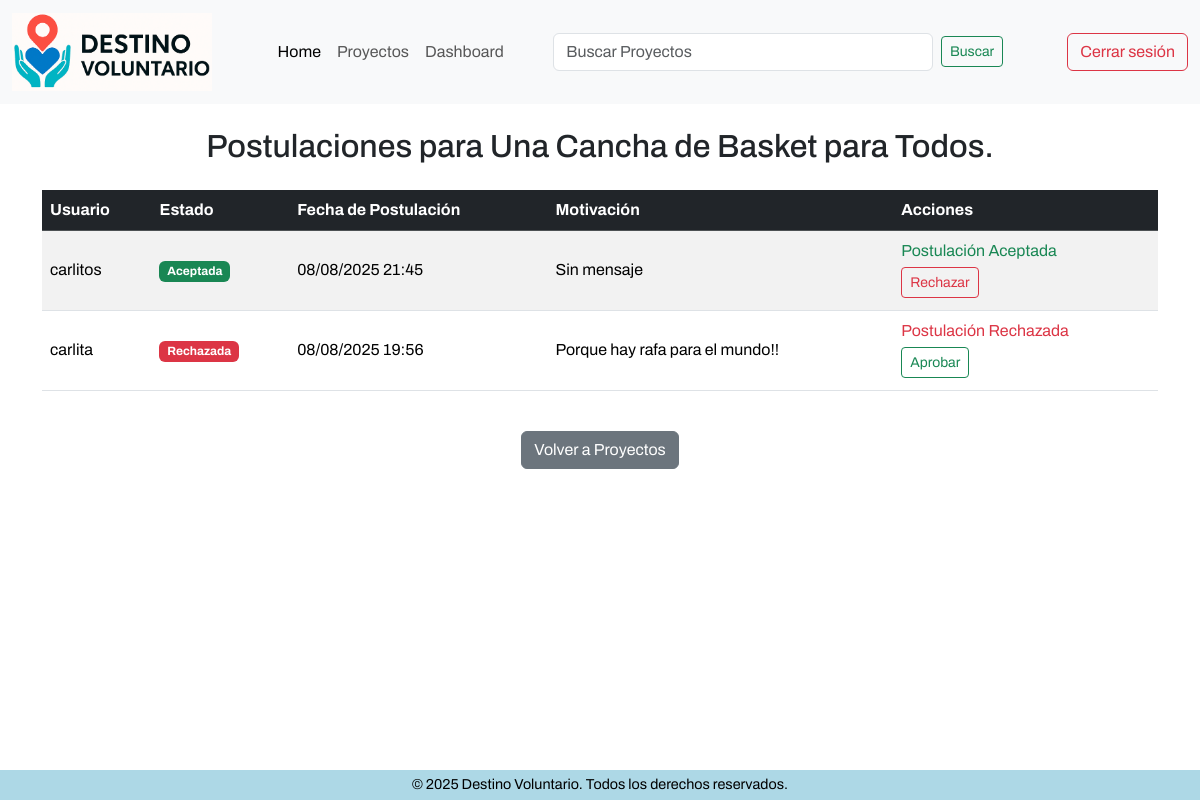
/postulaciones/listar/2/ (signed in), run on the app's committed database.
### apps/proyectos/models.py (models this page shows, shortened)
class Proyecto(models.Model):
    ESTADOS = [
        ('activo', 'Activo'),
        ('cerrado', 'Cerrado'),
        ('evaluacion', 'En Evaluación'),
        ('finalizado', 'Finalizado'),
        ('cancelado', 'Cancelado'),
        ('reactivado', 'Reactivado'),
    ]
    organizacion = models.ForeignKey(Organizacion, on_delete=models.CASCADE)
    title = models.CharField(max_length=255)
    description = models.TextField()
    location = models.CharField(max_length=255)
    image = models.ImageField(upload_to='proyectos/', blank=True, null=True)
    start_date = models.DateField()
    end_date = models.DateField()
    status = models.CharField(max_length=20, choices=ESTADOS, default='activo')

### apps/postulaciones/models.py (models this page shows, shortened)
class Postulacion(models.Model):
    ESTADOS = [
        ('pendiente', 'Pendiente'),
        ('aceptada', 'Aceptada'),
        ('rechazada', 'Rechazada'),
    ]
    voluntario = models.ForeignKey(Usuario, on_delete=models.CASCADE, limit_choices_to={'role': 'voluntario'})
    proyecto = models.ForeignKey(Proyecto, on_delete=models.CASCADE)
    motivation = models.TextField(blank=True, null=True)
    status = models.CharField(max_length=20, choices=ESTADOS, default='pendiente')
    applied_at = models.DateTimeField(auto_now_add=True)
    class Meta:
        unique_together = ('voluntario', 'proyecto') # Solo una postulación por voluntario y proyecto
        ordering = ['-applied_at'] # Ordenar por fecha de postulación descendente

### apps/core/models.py (models this page shows, shortened)
class Usuario(AbstractUser):
    ROLES = [
        ('voluntario', 'Voluntário'),
        ('organizacion', 'Organización'),
        ('admin', 'Administrador'),
    ]
    role = models.CharField(max_length=20, choices=ROLES, default='voluntario')
    date_joined = models.DateTimeField(auto_now_add=True)
    groups = models.ManyToManyField(
        Group,
        related_name='usuarios_grupo',
        blank=True,
        help_text='Grupos a los que pertenece el usuario. Un usuario puede pertenecer a múltiples grupos.',
    )
    user_permissions = models.ManyToManyField(
        Permission,
        related_name='usuarios_permiso',
        blank=True,
        help_text='Permisos específicos asignados al usuario.',
    )

### apps/postulaciones/views.py (the view)
# urls.py: path('listar/<int:proyecto_id>/', views.listar_postulaciones, name='listar_postulaciones'),
@login_required
def listar_postulaciones(request, proyecto_id):
    proyecto = Proyecto.objects.get(id=proyecto_id)
    if not proyecto:
        return redirect('dashboard')
    postulaciones = Postulacion.objects.filter(proyecto=proyecto)
    return render(request, 'postulaciones/listar_postulaciones.html', {'postulaciones': postulaciones, 'proyecto': proyecto})

### templates/postulaciones/listar_postulaciones.html (shortened to what this page needs)
{% extends '../components/base.html' %}
{% block template %}
    {% include '../components/navbar.html' %}
    {% if not user.is_authenticated %}
        <div class="container mt-5 text-center">
            <p class="text-center">Debes iniciar sesión para ver las postulaciones.</p>
            <p class="text-center"><a href="{% url 'login' %}" class="btn btn-primary">Iniciar sesión</a></p>
        </div>
    {% else %}
    <div class="container my-4">
        <h2 class="mb-4 text-center">Postulaciones para {{ proyecto.title }}</h2>
    <div class="table-responsive">
        <table class="table table-striped table-hover align-middle">
            <thead class="table-dark">
                <tr>
                    <th>Usuario</th>
                    <th>Estado</th>
                    <th>Fecha de Postulación</th>
                    <th>Motivación</th>
                    <th>Acciones</th>
                </tr>
            </thead>
            <tbody>
                {% for postulacion in postulaciones %}
                <tr>
                    <td>{{ postulacion.voluntario.username }}</td>
                    <td>
                        {% if postulacion.status == 'pendiente' %}
                            <span class="badge bg-warning text-dark">Pendiente</span>
                        {% elif postulacion.status == 'aceptada' %}
                            <span class="badge bg-success">Aceptada</span>
                        {% elif postulacion.status == 'rechazada' %}
                            <span class="badge bg-danger">Rechazada</span>
                        {% else %}
                            <span class="badge bg-secondary">{{ postulacion.status }}</span>
                        {% endif %}
                    </td>
                    <td>{{ postulacion.applied_at|date:"d/m/Y H:i" }}</td>
                    <td>{{ postulacion.motivation|default:"Sin mensaje" }}</td>
                    <td>
                        {% if user.is_authenticated and user.role == 'organizacion' %}
                            {% if postulacion.status == 'aceptada' %}
                                <span class="d-block mb-1 text-success">Postulación Aceptada</span>
                                <a href="{% url 'rechazar_postulacion' postulacion.id %}" class="btn btn-sm btn-outline-danger mb-1">Rechazar</a>
                            {% elif postulacion.status == 'rechazada' %}
                                <span class="d-block mb-1 text-danger">Postulación Rechazada</span>
                                <a href="{% url 'aprobar_postulacion' postulacion.id %}" class="btn btn-sm btn-outline-success mb-1">Aprobar</a>
                            {% endif %}
                        {% endif %}
                    </td>
                </tr>
                {% empty %}
                <tr>
                    <td colspan="5" class="text-center text-muted">No hay postulaciones para este proyecto.</td>
                </tr>
                {% endfor %}
            </tbody>
        </table>
    </div>
    {% endif %}
<div class="text-center mt-4">
    <a href="{% url 'dashboard' %}" class="btn btn-secondary">Volver a Proyectos</a>
</div>
{% include '../components/footer.html' %}
{% endblock %}

### static/css/main.css (style rules this page uses)
html, body { font-family: 'Archivo', sans-serif; }

### data on the page
Proyecto: title "Una Cancha de Basket para Todos."
Postulacion: voluntario.username "carlitos", status "Aceptada", applied_at "08/08/2025 21:45", motivation "Sin mensaje"
Postulacion: voluntario.username "carlita", status "Rechazada", applied_at "08/08/2025 19:56", motivation "Porque hay rafa para el mundo!!"
